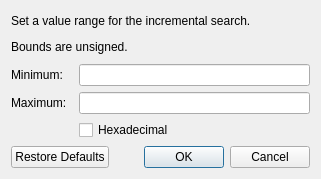
<?xml version="1.0" encoding="UTF-8"?>
<ui version="4.0">
 <class>RangeDialog</class>
 <widget class="QDialog" name="RangeDialog">
  <property name="geometry">
   <rect>
    <x>0</x>
    <y>0</y>
    <width>321</width>
    <height>179</height>
   </rect>
  </property>
  <property name="windowTitle">
   <string>Search range</string>
  </property>
  <property name="windowIcon">
   <iconset resource="../rc/icons.qrc">
    <normaloff>:/icons/map.png</normaloff>:/icons/map.png</iconset>
  </property>
  <layout class="QGridLayout" name="gridLayout">
   <item row="4" column="2">
    <widget class="QCheckBox" name="checkHex">
     <property name="text">
      <string>Hexadecimal</string>
     </property>
    </widget>
   </item>
   <item row="3" column="0">
    <widget class="QLabel" name="label_3">
     <property name="text">
      <string>Maximum:</string>
     </property>
    </widget>
   </item>
   <item row="7" column="0" colspan="3">
    <widget class="QDialogButtonBox" name="buttonBox">
     <property name="orientation">
      <enum>Qt::Horizontal</enum>
     </property>
     <property name="standardButtons">
      <set>QDialogButtonBox::Cancel|QDialogButtonBox::Ok|QDialogButtonBox::RestoreDefaults</set>
     </property>
    </widget>
   </item>
   <item row="0" column="0" colspan="3">
    <widget class="QLabel" name="label">
     <property name="text">
      <string>&lt;html&gt;&lt;head/&gt;&lt;body&gt;&lt;p&gt;Set a value range for the incremental search. &lt;/p&gt;&lt;p&gt;Bounds are unsigned.&lt;/p&gt;&lt;/body&gt;&lt;/html&gt;</string>
     </property>
    </widget>
   </item>
   <item row="2" column="0">
    <widget class="QLabel" name="label_2">
     <property name="text">
      <string>Minimum:</string>
     </property>
    </widget>
   </item>
   <item row="3" column="2">
    <widget class="QLineEdit" name="lineMax"/>
   </item>
   <item row="2" column="2">
    <widget class="QLineEdit" name="lineMin"/>
   </item>
  </layout>
 </widget>
 <resources>
  <include location="../rc/icons.qrc"/>
 </resources>
 <connections>
  <connection>
   <sender>buttonBox</sender>
   <signal>accepted()</signal>
   <receiver>RangeDialog</receiver>
   <slot>accept()</slot>
   <hints>
    <hint type="sourcelabel">
     <x>248</x>
     <y>254</y>
    </hint>
    <hint type="destinationlabel">
     <x>157</x>
     <y>274</y>
    </hint>
   </hints>
  </connection>
  <connection>
   <sender>buttonBox</sender>
   <signal>rejected()</signal>
   <receiver>RangeDialog</receiver>
   <slot>reject()</slot>
   <hints>
    <hint type="sourcelabel">
     <x>316</x>
     <y>260</y>
    </hint>
    <hint type="destinationlabel">
     <x>286</x>
     <y>274</y>
    </hint>
   </hints>
  </connection>
 </connections>
</ui>
